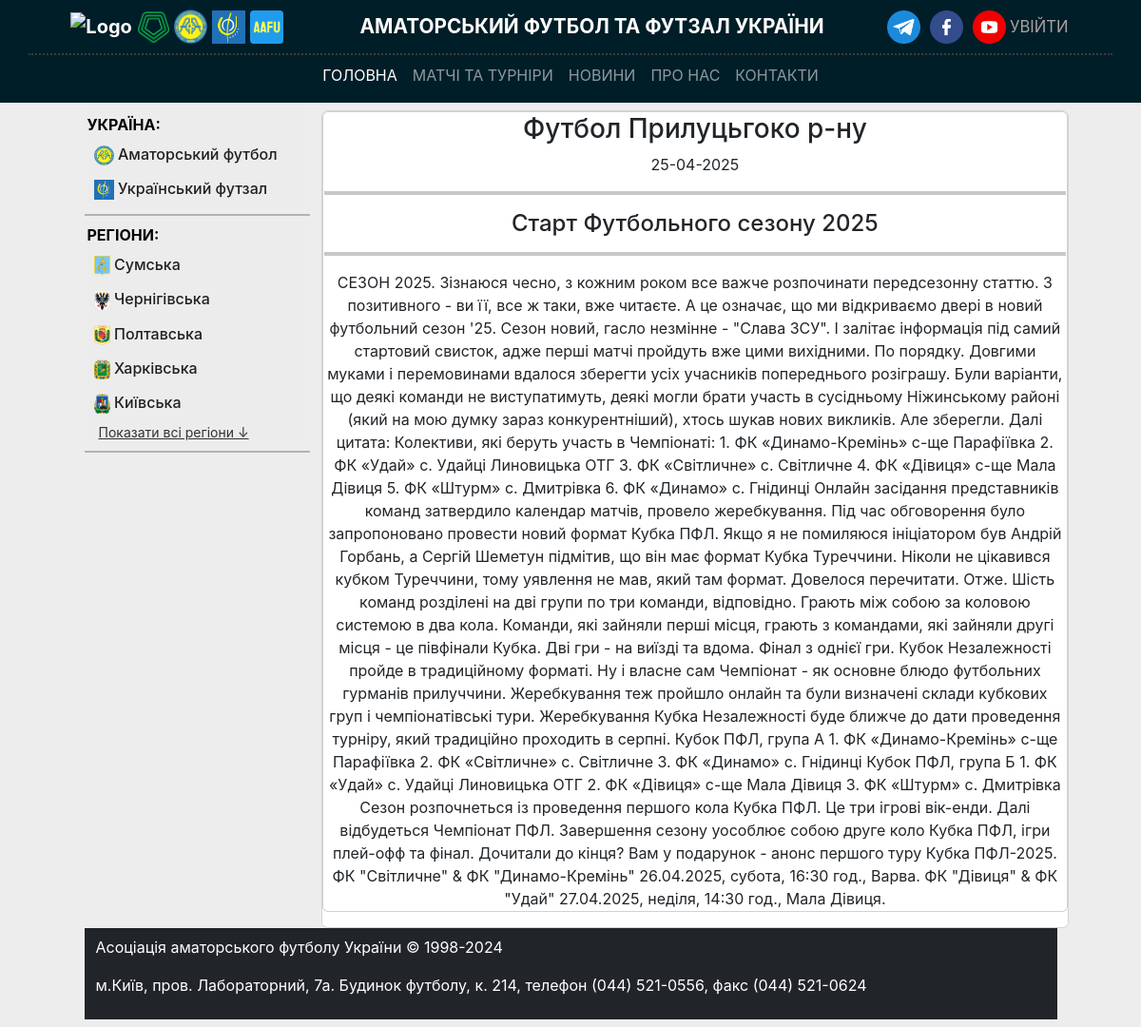
Screenshot of /news/12 with the database file from the repository.
### models/region.py (models this page shows, shortened)
class Region(Base):
    __tablename__ = "regions"
    __table_args__ = (UniqueConstraint("slug", name="uq_region_slug"),)
    id: Mapped[intpk]
    name: Mapped[str] = mapped_column(String(30), nullable=False)
    emblem: Mapped[str | None] = mapped_column(String(256))
    slug: Mapped[str] = mapped_column(String(30), nullable=False, unique=True)
    status: Mapped[bool] = mapped_column(default=0, server_default="0", nullable=False)
    organizations: Mapped[list["Organization"]] = relationship(
        back_populates="region",
        cascade="all, delete-orphan",
    )
    teams: Mapped[list["Team"]] = relationship(
        back_populates="region",
    )
    stadiums: Mapped[list["Stadium"]] = relationship(
        back_populates="region",
    )
    persons: Mapped[list["Person"]] = relationship(
        back_populates="region",
    )
    contact: Mapped[list["Contact"]] = relationship(
        back_populates="region",
    )
    newstables: Mapped[list["News"]] = relationship(
        back_populates="region",
    )

### models/news.py (models this page shows)
class News(Base):
    __tablename__ = "news"
    id: Mapped[intpk]
    event = Column(BigInteger, nullable=True)
    topic: Mapped[str]
    brief: Mapped[str | None]
    description: Mapped[str | None]
    photo: Mapped[str | None]
    region_id: Mapped[int] = mapped_column(
        ForeignKey("regions.id", onupdate="SET NULL", ondelete="SET NULL"),
    )
    region: Mapped["Region"] = relationship(
        back_populates="newstables",
    )

### controllers/news.py (the view)
@router.get("/{news_id}")
async def read_new(request: Request, news_id: int, db: AsyncSession = Depends(get_db)):
    return render(
        "news/news_page.html",
        request,
        {
            "news_page": await get_news_page(db, news_id=news_id),
            "regions_list": await get_regions_list(db),
        },
    )

### templates/news/news_page.html (shortened to what this page needs)
{% extends "base.html" %}
{% block content %}
<div class="card text-center">
    <div class="card mb-3" style="max-width: 940px; margin: 0 auto;">
        <article style="padding: 1px">
            <h3>{{ news_page.topic }}</h3>{{ news_page.date }}</p>
            <hr style="border: 2px solid;">
            <div>
                <h4>{{ news_page.brief}}</h4>
            </div>
            <hr style="border: 2px solid;">
            <div class="team-info">
                {{ news_page.description }}
            </div>
        </article>
        {% endblock %}

### templates/base.html (shortened to what this page needs)
<!doctype html>
<html lang="uk">
<head>
    <link rel="stylesheet" href="{{ url_for('static', path='css/bootstrap.min.css') }}">
    <link rel="stylesheet" href="/static/css/stl_base.css">
</head>
<body>
    <nav class="navbar navbar-expand-lg navbar-dark">
        <div class="container navTitle border-bottom-only" style="justify-content: space-around">
            <div>
                <a class="navbar-brand p-0" href="/">
                    <img src="/static/img/techical_image/icon-uaf.png" alt="Logo" height="35">
                    <img src="/static/img/techical_image/icon-pfl.png" alt="Logo" width="35">
                    <img src="/static/img/techical_image/icon-aafu.png" alt="Logo" width="35">
                    <img src="/static/img/techical_image/icon-afu.jfif" alt="Logo" width="35">
                    <img src="/static/img/techical_image/icon-site_logo.png" alt="Logo" width="35">
                </a>
            </div>
            <div>
                <p>АМАТОРСЬКИЙ ФУТБОЛ ТА ФУТЗАЛ УКРАЇНИ</p>
            </div>
            <div class="social-media">
                <div>
                    <a target="_blank" href="/">
                        <img src="/static/img/techical_image/social_media/icon_tg.png" alt="logo" width="35"/>
                    </a>
                    <a target="_blank" href="https://www.facebook.com/aafu.org.ua">
                        <img src="/static/img/techical_image/social_media/icon_fb.png" alt="logo" width="35"/>
                    </a>
                    <a target="_blank" href="https://www.youtube.com/channel/UCPjEI04Vvcr3U2Ib62tUarA">
                        <img src="/static/img/techical_image/social_media/icon_youtube.png" alt="logo" width="35"/>
                    </a>
                </div>
                <div class="logIn-logout">
                    {% if user_session %}
                        <a href="/sign-in">Вийти</a>
                    {% else %}
                        <a href="/sign-in">Увійти</a>
                    {% endif %}
                </div>
            </div>
        </div>
        <div class="container navButton">
            <div class="collapse navbar-collapse" id="navbarNav" style="">
                <ul class="navbar-nav">
                    <li class="nav-item">
                        <a class="nav-link active" aria-current="page" href="/">Головна</a>
                    </li>
                    <li class="nav-item">
                        <a class="nav-link" href="#">Матчі та турніри</a>
                    </li>
                    <li class="nav-item">
                        <a class="nav-link" href="#">Новини</a>
                    </li>
                    <li class="nav-item">
                        <a class="nav-link" href="#">Про нас</a>
                    </li>
                    <li class="nav-item">
                        <a class="nav-link" href="#">Контакти</a>
                    </li>
                </ul>
            </div>
        </div>
    </nav>
    <div class="container">
        <div class="col-12 col-md-11 col-lg-11 mx-auto my-2">
            <div class="row">
                <aside class="col-12 col-md-3">
                    <div class="left-menu">
                      <span class="span-name">УКРАЇНА:</span>
                      <div class="left-menu-organisations">
                        {% for region in regions_list | selectattr("status", "equalto", 1) %}
                          <a href="/region/{{ region.slug }}"
                            title="Відкрити всі діючі турніри {{ region.name }}у"
                            data-region-slug="{{ region.slug }}"
                          >
                              <div class="region_name">
                                <img
                                  src="{{ url_for('static', path='/img/regions/' ~ region.emblem) }}"
                                  alt="{{ region.name }} logo"
                                  width="21rem"
                                  height="21rem"
                                  class="leftMenu__flag"
                                >
                                <span class="leftMenu_button">{{ region.name }}</span>
                              </div>
                          </a>
                        {% endfor %}
                      </div>
                    </div>
                    <hr class="hr-border-between">
                    <div class="left-menu">
                        <span class="span-name">РЕГІОНИ:</span>
                        <div class="left-menu-organisations">
                            {% for region in regions_list | selectattr("status", "equalto", 0) %}
                                <a
                                  href="/region/{{ region.slug }}"
                                  title="Відкрити всі діючі турніри {{ region.name }} області"
                                  data-region-slug="{{ region.slug }}"
                                  class="region-link {% if loop.index > 5 %}hidden-region{% endif %}">
                                    <div class="region">
                                        <img
                                          src="{{ url_for('static', path='/img/regions/' ~ region.emblem) }}"
                                          alt="{{ region.name }} logo"
                                          width="17rem"
                                          height="21rem"
                                          class="leftMenu__flag">
                                        <span class="leftMenu_button">{{ region.name }}</span>
                                    </div>
                                </a>
                            {% endfor %}
                        </div>
                        {% if regions_list|length > 5 %}
                            <a id="toggleRegions" class="show-more-btn">Показати всі регіони ↓</a>
                        {% endif %}
                    </div>
                    <hr class="hr-border-between">
                </aside>
                <div class="col-12 col-md-9 block-content" data-main="content">
                    {% block content %}
                    {% endblock %}
                </div>
            </div>
        </div>
    </div>
    <div class="navbar navbar-expand-lg navbar-dark bg-dark">
        <div  class="container" style="color: white; display: block;">
            <p>Асоціація аматорського футболу України © 1998-2024</p>
            <p>
                м.Київ, пров. Лабораторний, 7а. Будинок футболу, к. 214,
                телефон (044) 521-0556, факс (044) 521-0624
            </p>
        </div>
    </div>
</body>
</html>

### static/css/stl_base.css (style rules this page uses)
body { background-color: #ededed; font-family: "Inter", -apple-system, BlinkMacSystemFont, "Segoe UI", Roboto, "Helvetica Neue", Arial, sans-serif; }
nav { display: flex; flex-direction: column; background-color: #001e28; }
.border-bottom-only { border-bottom: 2px dotted #3b3b3b; }
.navTitle >div { height: 40px; display: flex; justify-content: space-between; align-items: center; margin-bottom: 8px; }
.navTitle p { color: white; margin: 0; }
body > nav > div.container.navTitle { justify-content: center; font-weight: bold; font-size: 1.3em; }
.social-media a { margin: 0 2px 0 2px; text-decoration: none; color: #aba0a0; font-weight: normal; }
.navButton { margin: 1px; }
#navbarNav { justify-content: space-around; text-transform: uppercase; }
.logIn-logout { text-transform: uppercase; font-size: 0.8em; }
.left-menu { background-color: #ececec; border-radius: 3px; padding: 3px; }
.left-menu-organisations { background-color: #ececec; margin: 0px; padding: 1px; }
.leftMenu_button { color: #212020; font-weight: 500; }
.left-menu-organisations a { text-decoration: none; color: #212020; display: block; padding: 4px; border: 2px solid #ececec; border-radius: 3px; transition: background-color 0.3s ease, color 0.3s ease, font-weight 0.3s ease; }
.hr-border-between { border-width: 1px; border-color: black; border-style: solid; width: 100%; margin: 5px 0px; padding: 0; }
.span-name { font-weight: bold; color: black; text-transform: uppercase; }
.show-more-btn { margin-top: 10px; color: #333232; border: none; padding: 8px 12px; cursor: pointer; border-radius: 5px; font-size: 14px; }
.block-content { background-color: #ffffff; border-radius: 5px; padding: 0px; }

### rows the page displays
Region: emblem (picture), name "Аматорський футбол"
Region: emblem (picture), name "Український футзал"
Region: emblem (picture), name "Сумська"
Region: emblem (picture), name "Чернігівська"
Region: emblem (picture), name "Полтавська"
Region: emblem (picture), name "Харківська"
Region: emblem (picture), name "Київська"
News: topic "Футбол Прилуцьгоко р-ну", brief "Старт Футбольного сезону 2025", description "СЕЗОН 2025. Зізнаюся чесно, з кожним роком все важче розпочинати передсезонну статтю. З позитивного - ви її, все ж таки, вже читаєте. А це означає, що ми відкриваємо двері в новий футбольний сезон '25. Сезон новий, гасло незмінне - \"Слава ЗСУ\". І залітає інформація під самий стартовий свисток, адже перші матчі пройдуть вже цими вихідними. По порядку. Довгими муками і перемовинами вдалося зберегти усіх учасників попереднього розіграшу. Були варіанти, що деякі команди не виступатимуть, деякі могли брати участь в сусідньому Ніжинському районі (який на мою думку зараз конкурентніший), хтось шукав нових викликів. Але зберегли. Далі цитата: Колективи, які беруть участь в Чемпіонаті: 1. ФК…"

### other values shown
{{ news_page.date }} "25-04-2025"
